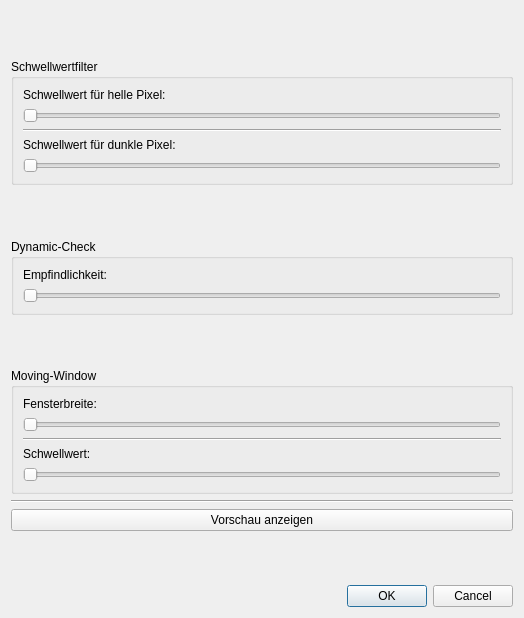
<?xml version="1.0" encoding="UTF-8"?>
<ui version="4.0">
 <class>dialog</class>
 <widget class="QDialog" name="dialog">
  <property name="geometry">
   <rect>
    <x>0</x>
    <y>0</y>
    <width>524</width>
    <height>618</height>
   </rect>
  </property>
  <property name="windowTitle">
   <string>Weitere Einstellungen für Suchalgorithmus</string>
  </property>
  <layout class="QVBoxLayout" name="verticalLayout">
   <item>
    <spacer name="verticalSpacer_4">
     <property name="orientation">
      <enum>Qt::Vertical</enum>
     </property>
     <property name="sizeHint" stdset="0">
      <size>
       <width>20</width>
       <height>17</height>
      </size>
     </property>
    </spacer>
   </item>
   <item>
    <widget class="QGroupBox" name="groupBoxSchwellwert">
     <property name="title">
      <string>Schwellwertfilter</string>
     </property>
     <layout class="QVBoxLayout" name="verticalLayout_2">
      <item>
       <layout class="QHBoxLayout" name="horizontalLayout">
        <item>
         <widget class="QLabel" name="label">
          <property name="text">
           <string>Schwellwert für helle Pixel:</string>
          </property>
         </widget>
        </item>
        <item>
         <widget class="QLabel" name="labelSchwellwertHot">
          <property name="font">
           <font>
            <italic>false</italic>
           </font>
          </property>
          <property name="layoutDirection">
           <enum>Qt::LeftToRight</enum>
          </property>
          <property name="text">
           <string/>
          </property>
          <property name="alignment">
           <set>Qt::AlignRight|Qt::AlignTrailing|Qt::AlignVCenter</set>
          </property>
         </widget>
        </item>
       </layout>
      </item>
      <item>
       <widget class="QSlider" name="horizontalSliderSchwellwertHot">
        <property name="orientation">
         <enum>Qt::Horizontal</enum>
        </property>
       </widget>
      </item>
      <item>
       <widget class="Line" name="line">
        <property name="orientation">
         <enum>Qt::Horizontal</enum>
        </property>
       </widget>
      </item>
      <item>
       <layout class="QHBoxLayout" name="horizontalLayout_2">
        <item>
         <widget class="QLabel" name="label_2">
          <property name="text">
           <string>Schwellwert für dunkle Pixel:</string>
          </property>
         </widget>
        </item>
        <item>
         <widget class="QLabel" name="labelSchwellwertDead">
          <property name="text">
           <string/>
          </property>
          <property name="alignment">
           <set>Qt::AlignRight|Qt::AlignTrailing|Qt::AlignVCenter</set>
          </property>
         </widget>
        </item>
       </layout>
      </item>
      <item>
       <widget class="QSlider" name="horizontalSliderSchwellwertDead">
        <property name="orientation">
         <enum>Qt::Horizontal</enum>
        </property>
       </widget>
      </item>
     </layout>
    </widget>
   </item>
   <item>
    <spacer name="verticalSpacer_2">
     <property name="orientation">
      <enum>Qt::Vertical</enum>
     </property>
     <property name="sizeHint" stdset="0">
      <size>
       <width>20</width>
       <height>10</height>
      </size>
     </property>
    </spacer>
   </item>
   <item>
    <widget class="QGroupBox" name="groupBoxDynamic">
     <property name="title">
      <string>Dynamic-Check</string>
     </property>
     <layout class="QVBoxLayout" name="verticalLayout_4">
      <item>
       <layout class="QHBoxLayout" name="horizontalLayout_5">
        <item>
         <widget class="QLabel" name="label_5">
          <property name="text">
           <string>Empfindlichkeit:</string>
          </property>
         </widget>
        </item>
        <item>
         <widget class="QLabel" name="labelDynamicSchwellwert">
          <property name="text">
           <string/>
          </property>
          <property name="alignment">
           <set>Qt::AlignRight|Qt::AlignTrailing|Qt::AlignVCenter</set>
          </property>
         </widget>
        </item>
       </layout>
      </item>
      <item>
       <widget class="QSlider" name="horizontalSliderDynamicSchwellwert">
        <property name="orientation">
         <enum>Qt::Horizontal</enum>
        </property>
       </widget>
      </item>
     </layout>
    </widget>
   </item>
   <item>
    <spacer name="verticalSpacer_3">
     <property name="orientation">
      <enum>Qt::Vertical</enum>
     </property>
     <property name="sizeHint" stdset="0">
      <size>
       <width>20</width>
       <height>10</height>
      </size>
     </property>
    </spacer>
   </item>
   <item>
    <widget class="QGroupBox" name="groupBoxMoving">
     <property name="title">
      <string>Moving-Window</string>
     </property>
     <layout class="QVBoxLayout" name="verticalLayout_3">
      <item>
       <layout class="QHBoxLayout" name="horizontalLayout_3">
        <item>
         <widget class="QLabel" name="label_3">
          <property name="text">
           <string>Fensterbreite:</string>
          </property>
         </widget>
        </item>
        <item>
         <widget class="QLabel" name="labelMovingFensterbreite">
          <property name="text">
           <string/>
          </property>
          <property name="alignment">
           <set>Qt::AlignRight|Qt::AlignTrailing|Qt::AlignVCenter</set>
          </property>
         </widget>
        </item>
       </layout>
      </item>
      <item>
       <widget class="QSlider" name="horizontalSliderMovingFensterbreite">
        <property name="orientation">
         <enum>Qt::Horizontal</enum>
        </property>
       </widget>
      </item>
      <item>
       <widget class="Line" name="line_2">
        <property name="orientation">
         <enum>Qt::Horizontal</enum>
        </property>
       </widget>
      </item>
      <item>
       <layout class="QHBoxLayout" name="horizontalLayout_4">
        <item>
         <widget class="QLabel" name="label_6">
          <property name="text">
           <string>Schwellwert:</string>
          </property>
         </widget>
        </item>
        <item>
         <widget class="QLabel" name="labelMovingSchwellwert">
          <property name="text">
           <string/>
          </property>
          <property name="alignment">
           <set>Qt::AlignRight|Qt::AlignTrailing|Qt::AlignVCenter</set>
          </property>
         </widget>
        </item>
       </layout>
      </item>
      <item>
       <widget class="QSlider" name="horizontalSliderMovingSchwellwert">
        <property name="orientation">
         <enum>Qt::Horizontal</enum>
        </property>
       </widget>
      </item>
     </layout>
    </widget>
   </item>
   <item>
    <widget class="Line" name="line_3">
     <property name="orientation">
      <enum>Qt::Horizontal</enum>
     </property>
    </widget>
   </item>
   <item>
    <widget class="QPushButton" name="pushButtonVorschau">
     <property name="text">
      <string>Vorschau anzeigen</string>
     </property>
    </widget>
   </item>
   <item>
    <spacer name="verticalSpacer">
     <property name="orientation">
      <enum>Qt::Vertical</enum>
     </property>
     <property name="sizeHint" stdset="0">
      <size>
       <width>20</width>
       <height>40</height>
      </size>
     </property>
    </spacer>
   </item>
   <item>
    <widget class="QDialogButtonBox" name="buttonBox">
     <property name="orientation">
      <enum>Qt::Horizontal</enum>
     </property>
     <property name="standardButtons">
      <set>QDialogButtonBox::Cancel|QDialogButtonBox::Ok</set>
     </property>
    </widget>
   </item>
  </layout>
 </widget>
 <resources/>
 <connections>
  <connection>
   <sender>buttonBox</sender>
   <signal>accepted()</signal>
   <receiver>dialog</receiver>
   <slot>accept()</slot>
   <hints>
    <hint type="sourcelabel">
     <x>224</x>
     <y>278</y>
    </hint>
    <hint type="destinationlabel">
     <x>157</x>
     <y>274</y>
    </hint>
   </hints>
  </connection>
  <connection>
   <sender>buttonBox</sender>
   <signal>rejected()</signal>
   <receiver>dialog</receiver>
   <slot>reject()</slot>
   <hints>
    <hint type="sourcelabel">
     <x>292</x>
     <y>284</y>
    </hint>
    <hint type="destinationlabel">
     <x>286</x>
     <y>274</y>
    </hint>
   </hints>
  </connection>
 </connections>
</ui>
